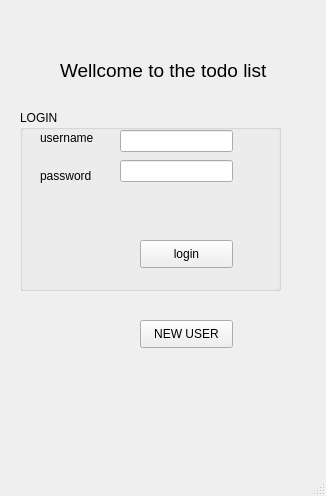
<?xml version="1.0" encoding="UTF-8"?>
<ui version="4.0">
 <class>MainWindow</class>
 <widget class="QMainWindow" name="MainWindow">
  <property name="geometry">
   <rect>
    <x>0</x>
    <y>0</y>
    <width>326</width>
    <height>496</height>
   </rect>
  </property>
  <property name="windowTitle">
   <string>MainWindow</string>
  </property>
  <widget class="QWidget" name="centralwidget">
   <widget class="QLabel" name="label">
    <property name="geometry">
     <rect>
      <x>60</x>
      <y>40</y>
      <width>261</width>
      <height>61</height>
     </rect>
    </property>
    <property name="font">
     <font>
      <pointsize>14</pointsize>
     </font>
    </property>
    <property name="text">
     <string>Wellcome to the todo list</string>
    </property>
   </widget>
   <widget class="QPushButton" name="pushButton_2">
    <property name="geometry">
     <rect>
      <x>140</x>
      <y>320</y>
      <width>93</width>
      <height>28</height>
     </rect>
    </property>
    <property name="text">
     <string>NEW USER</string>
    </property>
   </widget>
   <widget class="QGroupBox" name="groupBox">
    <property name="geometry">
     <rect>
      <x>20</x>
      <y>110</y>
      <width>261</width>
      <height>181</height>
     </rect>
    </property>
    <property name="title">
     <string>LOGIN</string>
    </property>
    <widget class="QLabel" name="label_2">
     <property name="geometry">
      <rect>
       <x>20</x>
       <y>20</y>
       <width>55</width>
       <height>16</height>
      </rect>
     </property>
     <property name="text">
      <string>username</string>
     </property>
    </widget>
    <widget class="QLabel" name="label_3">
     <property name="geometry">
      <rect>
       <x>20</x>
       <y>56</y>
       <width>55</width>
       <height>20</height>
      </rect>
     </property>
     <property name="text">
      <string>password</string>
     </property>
    </widget>
    <widget class="QPushButton" name="pushButton">
     <property name="geometry">
      <rect>
       <x>120</x>
       <y>130</y>
       <width>93</width>
       <height>28</height>
      </rect>
     </property>
     <property name="text">
      <string>login</string>
     </property>
    </widget>
    <widget class="QLineEdit" name="lineEdit_userInput">
     <property name="geometry">
      <rect>
       <x>100</x>
       <y>20</y>
       <width>113</width>
       <height>22</height>
      </rect>
     </property>
    </widget>
    <widget class="QLineEdit" name="lineEdit_passInput">
     <property name="geometry">
      <rect>
       <x>100</x>
       <y>50</y>
       <width>113</width>
       <height>22</height>
      </rect>
     </property>
    </widget>
   </widget>
  </widget>
  <widget class="QMenuBar" name="menubar">
   <property name="geometry">
    <rect>
     <x>0</x>
     <y>0</y>
     <width>326</width>
     <height>21</height>
    </rect>
   </property>
  </widget>
  <widget class="QStatusBar" name="statusbar"/>
 </widget>
 <resources/>
 <connections/>
</ui>
